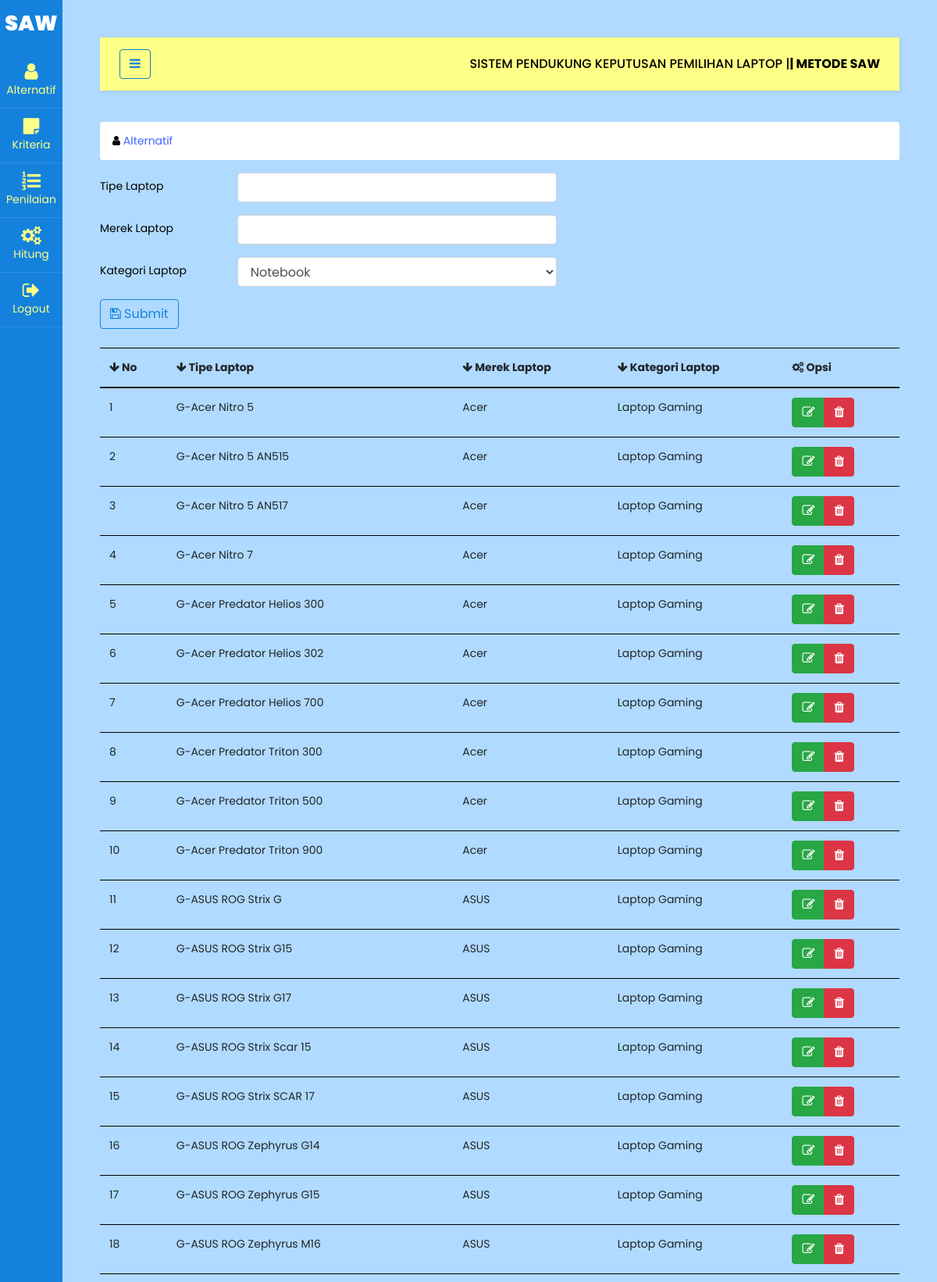
/sawlaptop/index.php (upper part), run on the app's committed database.
### tables this page shows
CREATE TABLE `saw_laptop` (
  `nama` varchar(100) NOT NULL,
  `merek` varchar(100) NOT NULL,
  `kategori` varchar(100) NOT NULL
);

### sawlaptop/index.php (the view, shortened to what this page needs)
<!doctype html>
<html lang="en">
<?php
include 'components/head.php';
?>
<body>
  <div class="wrapper d-flex align-items-stretch">
    <?php
    include 'components/sidebar.php';
    ?>
    <div id="content" class="p-4 p-md-5">
      <?php
      include 'components/navbar.php';
      ?>
      <section id="main-content">
        <section class="wrapper">
          <div class="row">
            <div class="col-lg-12">
              <ol class="breadcrumb">
                <li><i class="fa fa-user"></i><a href="index.php"> Alternatif</a></li>
              </ol>
            </div>
          </div>
          <?php
          include 'koneksi.php';
          ?>
          <form method="POST" action="">
            <div class="form-group row">
              <label class="col-sm-2 col-form-label">Tipe Laptop</label>
              <div class="col-sm-5">
                <input type="text" class="form-control" name="nama">
              </div>
            </div>
            <div class="form-group row">
              <label class="col-sm-2 col-form-label">Merek Laptop</label>
              <div class="col-sm-5">
                <input type="text" class="form-control" name="merek">
              </div>
            </div>
            <div class="form-group row">
              <label class="col-sm-2 col-form-label">Kategori Laptop</label>
              <div class="col-sm-5">
                <select class="form-control" name="kategori">
                  <option>Notebook</option>
                </select>
              </div>
            </div>
            <div class="mb-4">
              <button type="submit" name="submit" class="btn btn-outline-primary"><i class="fa fa-save"></i> Submit</button>
            </div>
          </form>
          <table class="table">
            <thead>
              <tr>
                <th><i class="fa fa-arrow-down"></i> No</th>
                <th><i class="fa fa-arrow-down"></i> Tipe Laptop</th>
                <th><i class="fa fa-arrow-down"></i> Merek Laptop</th>
                <th><i class="fa fa-arrow-down"></i> Kategori Laptop</th>
                <th><i class="fa fa-cogs"></i> Opsi</th>
              </tr>
            </thead>
            <tbody>
              <?php
              $b = 0;
              $sql = "SELECT*FROM saw_laptop ORDER BY nama ASC";
              $hasil = $conn->query($sql);
              $rows = $hasil->num_rows;
              if ($rows > 0) {
                while ($row = $hasil->fetch_row()) {
              ?>
                  <tr>
                    <td><?php echo $b = $b + 1; ?></td>
                    <td><?= $row[0] ?></td>
                    <td><?= $row[1] ?></td>
                    <td><?= $row[2] ?></td>
                    <td>
                      <div class="btn-group">
                        <a class="btn btn-success" href="alt_ubah.php?nama=<?= $row[0] ?>"><i class="fa fa-edit"></i></a>
                        <a class="btn btn-danger" href="alt_hapus.php?nama=<?= $row[0] ?>"><i class="fa fa-trash"></i></a>
                      </div>
                    </td>
                  </tr>
              <?php }
              } else {
                echo "<tr>
                    <td>Data Tidak Ada</td>
                <tr>";
              } ?>
            </tbody>
          </table>
        </section>
      </section>
    </div>
  </div>
</body>
</html>

### data on the page
saw_laptop: nama "G-Acer Nitro 5", merek "Acer", kategori "Laptop Gaming"
saw_laptop: b "2", nama "G-Acer Nitro 5 AN515", merek "Acer", kategori "Laptop Gaming"
saw_laptop: b "3", nama "G-Acer Nitro 5 AN517", merek "Acer", kategori "Laptop Gaming"
saw_laptop: b "4", nama "G-Acer Nitro 7", merek "Acer", kategori "Laptop Gaming"
saw_laptop: b "5", nama "G-Acer Predator Helios 300", merek "Acer", kategori "Laptop Gaming"
saw_laptop: b "6", nama "G-Acer Predator Helios 302", merek "Acer", kategori "Laptop Gaming"
saw_laptop: b "7", nama "G-Acer Predator Helios 700", merek "Acer", kategori "Laptop Gaming"
saw_laptop: b "8", nama "G-Acer Predator Triton 300", merek "Acer", kategori "Laptop Gaming"
saw_laptop: b "9", nama "G-Acer Predator Triton 500", merek "Acer", kategori "Laptop Gaming"
saw_laptop: b "10", nama "G-Acer Predator Triton 900", merek "Acer", kategori "Laptop Gaming"
saw_laptop: b "11", nama "G-ASUS ROG Strix G", merek "ASUS", kategori "Laptop Gaming"
saw_laptop: b "12", nama "G-ASUS ROG Strix G15", merek "ASUS", kategori "Laptop Gaming"
saw_laptop: b "13", nama "G-ASUS ROG Strix G17", merek "ASUS", kategori "Laptop Gaming"
saw_laptop: b "14", nama "G-ASUS ROG Strix Scar 15", merek "ASUS", kategori "Laptop Gaming"
saw_laptop: b "15", nama "G-ASUS ROG Strix SCAR 17", merek "ASUS", kategori "Laptop Gaming"
saw_laptop: b "16", nama "G-ASUS ROG Zephyrus G14", merek "ASUS", kategori "Laptop Gaming"
saw_laptop: b "17", nama "G-ASUS ROG Zephyrus G15", merek "ASUS", kategori "Laptop Gaming"
saw_laptop: b "18", nama "G-ASUS ROG Zephyrus M16", merek "ASUS", kategori "Laptop Gaming"
